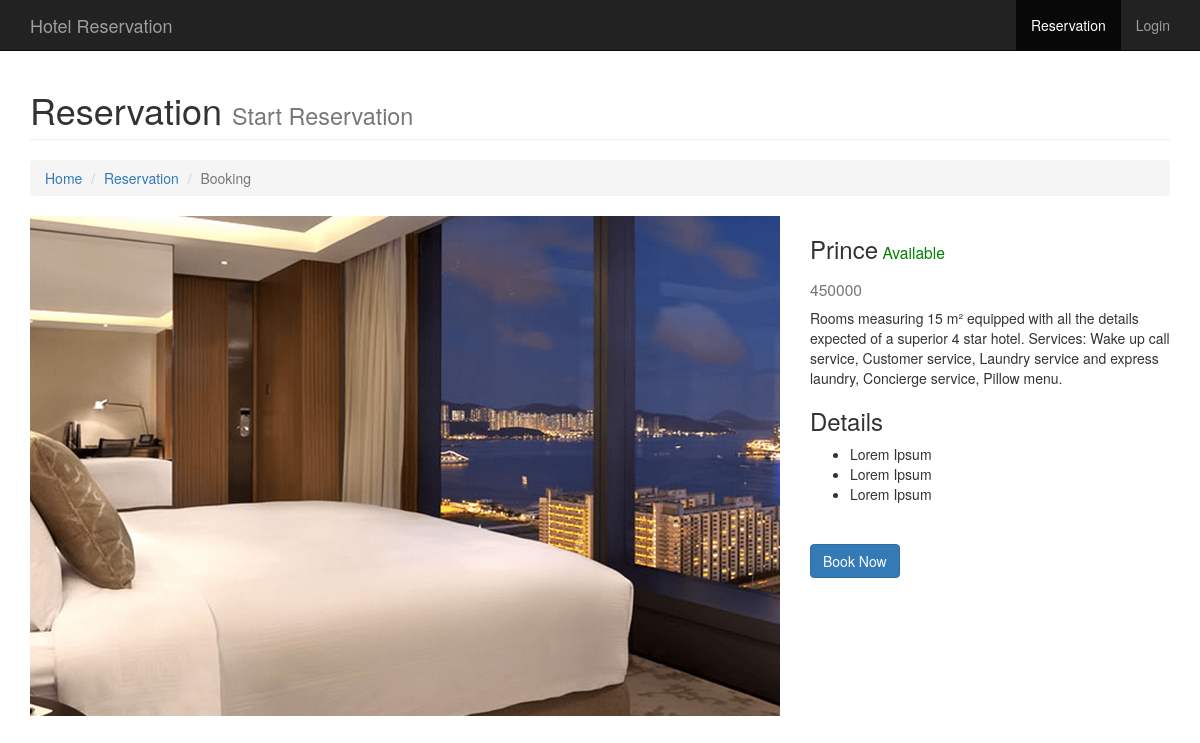
/room/prince, run on the app's committed database.
### tables this page shows
CREATE TABLE `tb_category` (
  `id_category` int(10) NOT NULL,
  `name` varchar(25) NOT NULL,
  `describe` text NOT NULL,
  `price` int(25) NOT NULL,
  `pic` text NOT NULL,
  `capacity` int(5) NOT NULL,
  `slug` varchar(25) NOT NULL
);

### application/models/data_model.php (called while the page is built, shortened)
<?php
	class Data_model extends CI_model{
		public function get_room($slug = FALSE){
			$query=$this->db->get_where('tb_category',array('slug' => $slug));
			return $query->row_array();
		}
		public function count_room($where){
			$this->db->select('*');
			$this->db->from('tb_room');
			$this->db->where('availability=0');
			$this->db->where('id_category',$where);
			return $this->db->get();
		}
	}
?>

### application/controllers/main.php (called while the page is built, shortened)
<?php
class Main extends CI_Controller {
	public function room($slug = NULL){
		$data['room'] = $this->data_model->get_room($slug);
		$this->load->view('templates/header');
		$this->load->view('guest/room',$data);
		$this->load->view('templates/footer');
	}
}
?>

### index.php (called while the page is built, shortened)
<?php
require_once BASEPATH.'core/CodeIgniter.php';

### application/views/guest/room.php (the view, shortened to what this page needs)
<?php
$count = $this->data_model->count_room($room['id_category'])->num_rows();
if($count>0){
    $availability = 1;
    $count_text = "<font color='green'>Available</font>";
}else{
    $availability = 0;
    $count_text = "<font color='red'>Unavailable</font>";
}
?>
<nav class="navbar navbar-inverse navbar-fixed-top" role="navigation">
	<div class="container">
		<div class="navbar-header">
            <a class="navbar-brand" href="<?php echo base_url(); ?>">Hotel Reservation</a>
        </div>
        <div class="collapse navbar-collapse" id="bs-example-navbar-collapse-1">
                <ul class="nav navbar-nav navbar-right">
                    <li class="active">
                        <a href="<?php echo base_url(); ?>reservation">Reservation</a>
                    </li>
                    <li>
                        <a href="<?php echo base_url(); ?>login">Login</a>
                    </li>
                </ul>
            </div>
	</div>
</nav>
<div class="container">
    <div class="row">
        <div class="col-lg-12">
            <h1 class="page-header">Reservation
                <small>Start Reservation</small>
            </h1>
            <ol class="breadcrumb">
                <li><a href="<?php echo base_url(); ?>">Home</a></li>
                <li><a href="<?php echo base_url('reservation'); ?>">Reservation</a></li>
                <li class="active">Booking</li>
            </ol>
        </div>
    </div>
    <div class="row">
        <div class="col-md-8">
            <img class="img-responsive" src="<?php echo base_url(); ?>assets/img/<?php echo $room['pic']; ?>" alt="">
        </div>
        <div class="col-md-4">
            <h3><?php echo $room['name']; ?><small>&nbsp;<?php echo $count_text; ?></small></h3>
            <h3><small><?php echo $room['price']; ?></small></h3>
            <p><?php echo $room['describe']; ?></p>
            <h3>Details</h3>
            <ul>
                <li>Lorem Ipsum</li>
                <li>Lorem Ipsum</li>
                <li>Lorem Ipsum</li>
            </ul>
            <p>&nbsp;</p>
            <?php if($availability==1){ ?>
            <a href="#popup1" class="btn btn-primary">Book Now</a>
            <?php }else{} ?>
        </div>
    </div>
</div>

### assets/css/modern-business.css (style rules this page uses)
html, body { height: 100%; }
body { padding-top: 50px; }

### data on the page
tb_category: pic (picture), name "Prince", price "450000", describe "Rooms measuring 15 m² equipped with all the details expected of a superior 4 star hotel. Services: Wake up call service, Customer service, Laundry service and express laundry, Concierge service, Pillow menu."
